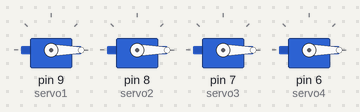
A sketch run on a simulated Arduino Uno, built with avr-gcc and run on an emulated ATmega328P. Shown: 4 × servo.

Above: at 0.05 s.
At 2.0 s:
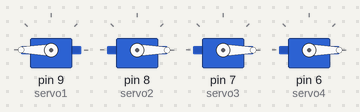
At 4.0 s:
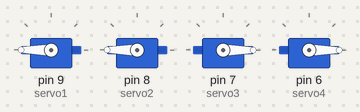
At 6.0 s:
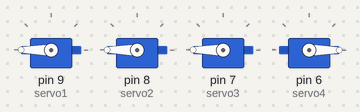
At 8.0 s:
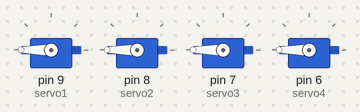
Timing chart, 0 to 10.4 s (numbered marks = the images above):
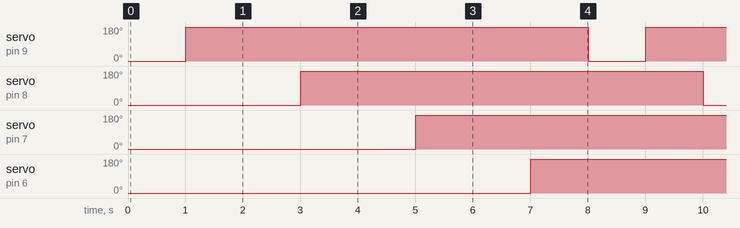

The sketch:

servo_fix.ino
```cpp
#include <Servo.h>

Servo servo1, servo2, servo3, servo4;

int servoPos = 0;
int nilai =0;

void setup() {
  servo1.attach(9);
  servo2.attach(8);
  servo3.attach(7);
  servo4.attach(6);

  Serial.begin(9600);
}

void loop() {

  servo1.write(servoPos);
  servo2.write(servoPos);
  servo3.write(servoPos);
  servo4.write(servoPos);

  for(nilai = 0; nilai <1; nilai++){
    for(servoPos = 0; servoPos<1;servoPos++){
      servo1.write(servoPos);
      delay(1000);
    }
    for(servoPos = 180; servoPos>179;servoPos--){
      servo1.write(servoPos);
      delay(1000);
    }
    if(servoPos==179){
      for(servoPos=0;servoPos<1;servoPos++){
        servo2.write(servoPos);
        delay(1000);
      }
      for(servoPos=180;servoPos>179;servoPos--){
        servo2.write(servoPos);
        delay(1000);
      }
    }
    if(servoPos==179){
      for(servoPos=0;servoPos<1;servoPos++){
        servo3.write(servoPos);
        delay(1000);
      }
      for(servoPos=180;servoPos>179;servoPos--){
        servo3.write(servoPos);
        delay(1000);
      }
    }
    if(servoPos==179){
      for(servoPos=0;servoPos<1;servoPos++){
        servo4.write(servoPos);
        delay(1000);
      }
      for(servoPos=180;servoPos>179;servoPos--){
        servo4.write(servoPos);
        delay(1000);
      }
    }
  }
}
```

Measured:
- by itself, servo on pin 9 (servo1): alternates 180° for 7.0 s and 0° for 1.0 s
- by itself, servo on pin 8 (servo2): repeats every 8.0 s: 179° 2.0 s, 0° 1.0 s, 180° 5.0 s
- by itself, servo on pin 7 (servo3): repeats every 8.0 s: 179° 4.0 s, 0° 1.0 s, 180° 3.0 s
- by itself, servo on pin 6 (servo4): repeats every 8.0 s: 179° 6.0 s, 0° 1.0 s, 180° 1.0 s
